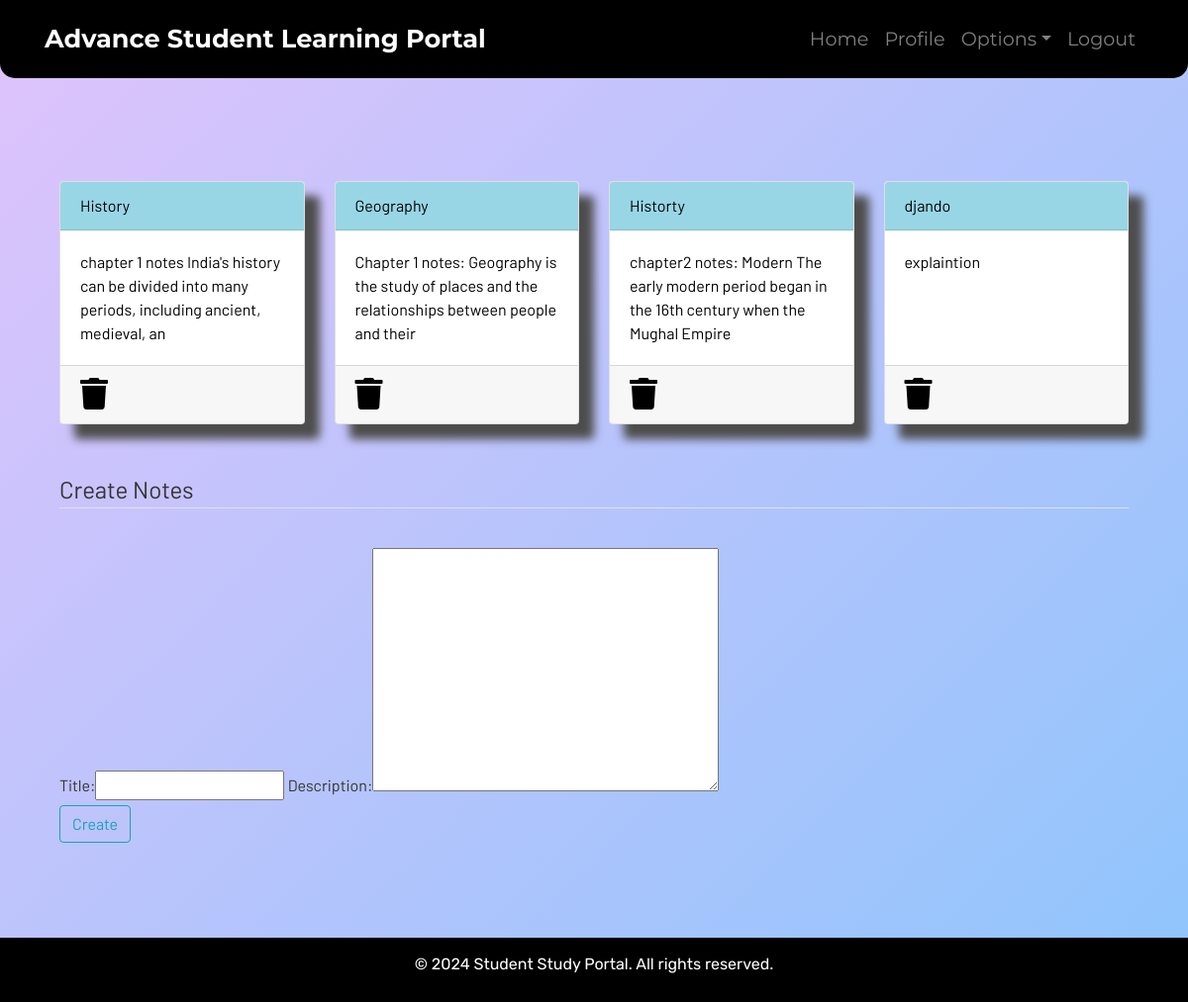
Screenshot of /notes/ (signed in) with the database file from the repository.
### dashboard/models.py (models this page shows, shortened)
class Notes(models.Model):
      user = models.ForeignKey(User,on_delete=models.CASCADE)
      title = models.CharField(max_length=255)
      description = models.TextField()
      class Meta:
            verbose_name = "notes"
            verbose_name_plural = "notes"

### dashboard/views.py (the view)
# urls.py: path('notes/',views.notes,name="notes"),
@login_required
def notes(request):
      if request.method =="POST":
            form = NotesForm(request.POST)
            if form.is_valid():
                  notes = Notes(user=request.user,title=request.POST['title'],description=request.POST['description'])
                  notes.save()
            messages.success(request,f"Notes Added from{request.user.username} Successfully!")
      else:
        form = NotesForm()
      notes = Notes.objects.filter(user=request.user)
      context = {'notes':notes,'form':form}
      return render(request,'dashboard/notes.html',context)

### dashboard/forms.py
class NotesForm(forms.ModelForm):
      class Meta:
            model = Notes
            fields = ['title','description']

### dashboard/templates/dashboard/notes.html (shortened to what this page needs)
{% extends 'dashboard/base.html' %}
{% load static %}
{% load crispy_forms_tags %}
{% block content %}
<div class="container">
    <div class="row">
        {% for note in notes %}
        <div class="col-md-3">
            <a href="{% url 'notes-detail' note.id %}">
                <div class="card">
                    <div class="card-header">{{note.title}}</div>
                    <div class="card-body">{{note.description|slice:"0:100"}}</div>
                    <div class="card-footer mt-auto "><a href="{% url 'delete-note' note.id %}">
                        <i class="fa fa-trash fa-2x"></i></a>
                    </div>
                </div>
            </a>
        </div>
        {% endfor %}
        <br><br>
    </div>
</div>
<br><br>
<div class="container">
    <form method="POST">
        <fieldset class="form-group">
            <legend class="border-bottom mb-4">Create Notes</legend>
        </fieldset>
            {{form}}
        <div class="form-group">
            <button href="" class="btn btn-outline-info" type="submit">
                Create
            </button>
        </div>
    </form>
</div>
{% endblock content %}

### static/css/main.css (style rules this page uses)
html { scroll-behavior: smooth; height: 100%; width: 100%; }
.card { box-shadow: 15px 15px 10px rgb(78, 77, 77); }
a { text-decoration: none !important; color: black; }
.card-header { color: black !important; background: rgb(152, 214, 230) !important; transition: 0.3s ease-in; }
html, body { max-width: 100%; overflow-x: hidden; height: 100%; width: 100%; }
body { background: linear-gradient(rgba(0, 0, 0, 0.2), rgba(255, 255, 255, 0.5)); overflow-x: hidden; background-repeat: no-repeat; }
.card-header { background-color: rgb(133, 204, 231); }
.col-md-3 .card { width: 100%; height: 100%; }
.fa { color: black; }

### dashboard/templates/dashboard/base.html (style rules this page uses)
body { font-family: 'Montserrat', sans-serif; background: linear-gradient(135deg, #e0c3fc 0%, #8ec5fc 100%); color: #333; }

### rows the page displays
Notes: title "History", description "chapter 1 notes India's history can be divided into many periods, including ancient, medieval, an"
Notes: title "Geography", description "Chapter 1 notes: Geography is the study of places and the relationships between people and their"
Notes: title "Historty", description "chapter2 notes: Modern The early modern period began in the 16th century when the Mughal Empire"
Notes: title "djando", description "explaintion"
